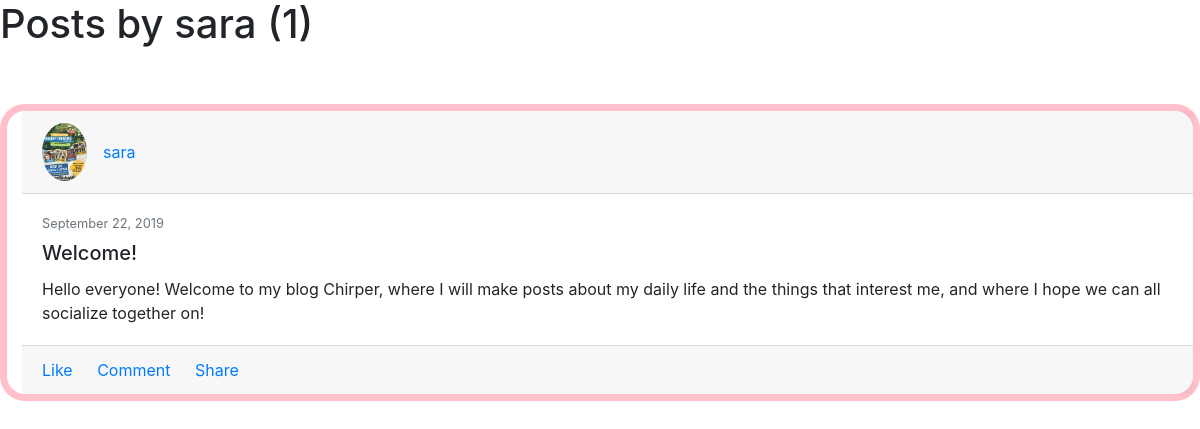
Page /user/sara on the committed database.
### blog/models.py (models this page shows, shortened)
class Post(models.Model):
    title = models.CharField(max_length=100)
    content = models.TextField()
    date_posted = models.DateTimeField(default=timezone.now)
    author = models.ForeignKey(User, on_delete=models.CASCADE)

### users/models.py (models this page shows, shortened)
class Profile(models.Model):
    user = models.OneToOneField(User, on_delete=models.CASCADE)
    image = models.ImageField(default='default.jpg', upload_to='profile_pics')

### blog/views.py (the view)
# urls.py: path('user/<str:username>', UserPostListView.as_view(), name='user-posts'),
class UserPostListView(ListView):
    model = Post
    template_name = 'blog/user_posts.html'  # <app>/<model>_<viewtype>.html
    context_object_name = 'posts'
    paginate_by = 5
    def get_queryset(self):
        user = get_object_or_404(User, username=self.kwargs.get('username'))
        return Post.objects.filter(author=user).order_by('-date_posted')

### blog/templates/blog/user_posts.html (shortened to what this page needs)
{% extends "blog/base.html" %}
{% block content %}
<h1 class="mb-3"> Posts by {{ view.kwargs.username }} ({{ page_obj.paginator.count }})</h1>
<p>&nbsp;</p>
{% for post in posts %}
<div class="card gedf-card">
<div class="card-header">
  <div class="d-flex justify-content-between align-items-center">
      <div class="d-flex justify-content-between align-items-center">
          <div class="mr-2">
              <img class="rounded-circle" width="45" src="{{ post.author.profile.image.url }}" alt="">
          </div>
          <div class="ml-2">
              <a class="card-link" href="{% url 'user-posts' post.author.username %}">{{ post.author }}</a>
          </div>
      </div>
  </div>
</div>
<div class="card-body">
  <div class="text-muted h7 mb-2"> {{ post.date_posted|date:"F d, Y" }}</div>
      <h5 class="card-title">{{ post.title }}</h5>
  <p class="card-text">
      {{ post.content }}
  </p>
</div>
<div class="card-footer">
  <a href="#" class="card-link"> Like</a>
  <a href="#" class="card-link"> Comment</a>
  <a href="#" class="card-link"> Share</a>
</div>
</div>
{% endfor %}
{% endblock content %}

### blog/templates/blog/base.html (shortened to what this page needs)
{% load static %}
<!DOCTYPE html>
<html>
    <head>
        <link rel="stylesheet" href="https://maxcdn.bootstrapcdn.com/bootstrap/4.0.0/css/bootstrap.min.css"
 />
    </head>
            <body>
        {% block content %}{% endblock content %}

### blog/templates/blog/user_posts.html (style rules this page uses)
.h7 { font-size: 0.8rem; color: white; }
@media (min-width: 992px) { .gedf-card { margin-bottom: 2.77rem; border-radius:25px; padding-left:15px; border-color:pink; border-width:7px; } }

### rows in the picture
Post: author.profile.image (picture), author "sara", date_posted "September 22, 2019", title "Welcome!", content "Hello everyone! Welcome to my blog Chirper, where I will make posts about my daily life and the things that interest me, and where I hope we can all socialize together on!"

### other values in the picture
{{ view.kwargs.username }} "sara"
{{ page_obj.paginator.count }} "1"
